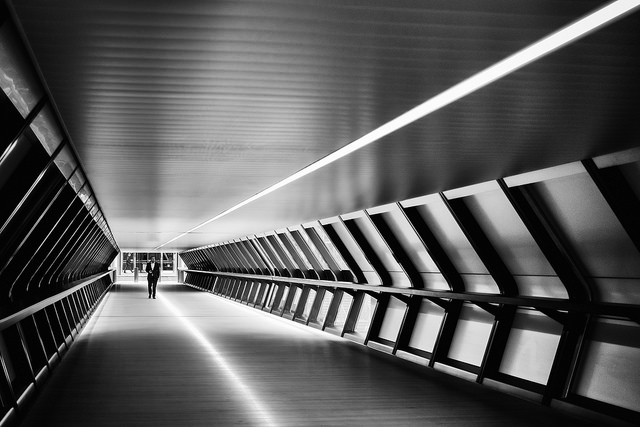
#> input picture demo4/23243020106_0c94e200c5_z.jpg, 640 x 427 px
$ python compare.py
#> lines starting #> are read from the running program, lines starting #| are printed output that depends on the picture
import numpy as np
import cv2
from matplotlib import pyplot as plt

# http://opencv-python-tutroals.readthedocs.io/en/latest/py_tutorials/\
# py_feature2d/py_orb/py_orb.html
# http://docs.opencv.org/master/dc/dc3/tutorial_py_matcher.html

image1 = cv2.imread('23243020106_0c94e200c5_z.jpg',0)
#> image1 is the input picture: shape (427, 640); min 0, max 255, mean 89.6
image2 = cv2.imread('23754539739_16ae62c6f7_z.jpg',0)
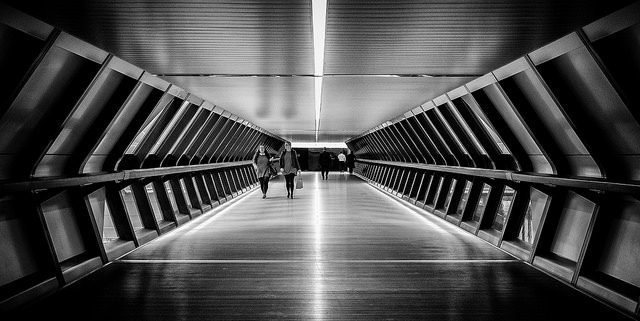
#> input picture demo4/23754539739_16ae62c6f7_z.jpg, 640 x 321 px
#> image2 is the input picture: shape (321, 640); min 0, max 255, mean 75.9

orb = cv2.ORB_create()

keypoints1 = orb.detect(image1, None)
#> keypoints1 = 500 keypoints; strongest (x, y, size): (109, 270, 31), (108, 275, 31), (184, 273, 31), (186, 271, 31)
keypoints2 = orb.detect(image2, None)
#> keypoints2 = 500 keypoints; strongest (x, y, size): (320, 172, 31), (438, 107, 31), (381, 184, 31), (292, 146, 31)

keypoints1, description1 = orb.compute(image1, keypoints1)
keypoints2, description2 = orb.compute(image2, keypoints2)

bf = cv2.BFMatcher(cv2.NORM_HAMMING, crossCheck=True)
matches = bf.match(description1,description2)
#> matches = 154 matches
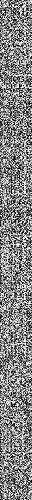
#> description1: shape (500, 32); min 0, max 255, mean 132.1
matches = sorted(matches, key = lambda x:x.distance)
image3 = cv2.drawMatches(
    image1,keypoints1,image2,keypoints2,matches, None, flags=2)
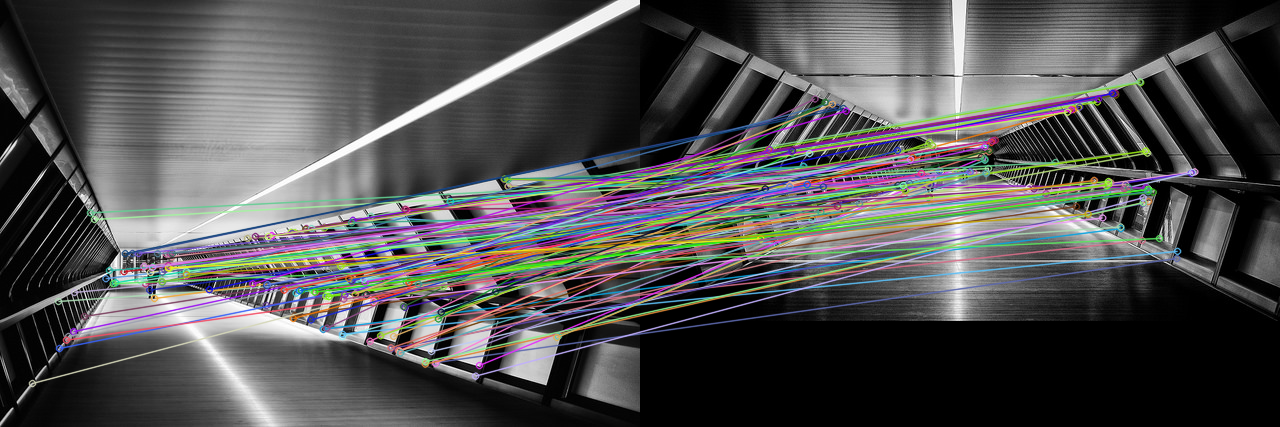
#> image3: shape (427, 1280, 3); mean of channels 0, 1, 2 81, 80.4, 80.9; drawn as B, G, R

#plt.imshow(image3),plt.show()
cv2.imwrite("output.jpg", image3);
